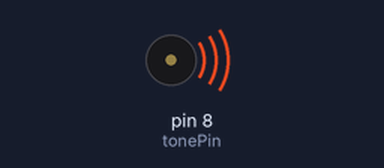
This sketch was run on a simulated Arduino Uno, built with avr-gcc and run on an emulated ATmega328P. On the bench: buzzer (waves = sounding).

Above: at 0.05 s.
Timing chart, 0 to 3.0 s (numbered marks = the images above):
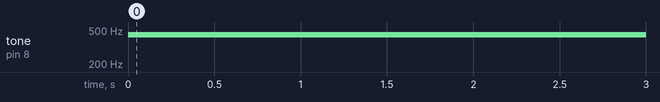

Measured:
- by itself, tone on pin 8 (tonePin): silent → 440 Hz at 0.00 s

The sketch:

light_sensor.ino
```cpp
int tonePin = 8;
int sensorPin = A0;
void setup() {
  pinMode(tonePin, OUTPUT);  // För output, till buzzern
  pinMode(sensorPin, INPUT); // för input, från ljuskänsliga resisteotn
}
void loop() {
// Spela första noten
//tone(tonePin, 1760, 300); // spela C4 i 125 ms
//delay(125); // vänta så att tonen hinner spela färdigt
//noTone(tonePin); // stäng av tonen
// Spela andra noten
// Inbygda funktioner finns färdiga i Ardinos bibliotek
// "tone" och "delay" och "noTone"
tone(tonePin, 440, 1000);  // (pinnen som används, Frekvensen, tid (i ms)
delay(1000);
noTone(tonePin);  // Tyst
}
```
